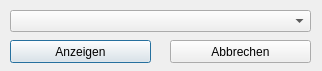
<?xml version="1.0" encoding="UTF-8"?>
<ui version="4.0">
 <class>view_exam_dialog</class>
 <widget class="QDialog" name="view_exam_dialog">
  <property name="geometry">
   <rect>
    <x>0</x>
    <y>0</y>
    <width>322</width>
    <height>71</height>
   </rect>
  </property>
  <property name="windowTitle">
   <string>Klausur ansehen</string>
  </property>
  <widget class="QComboBox" name="select_exam_box">
   <property name="geometry">
    <rect>
     <x>10</x>
     <y>10</y>
     <width>301</width>
     <height>22</height>
    </rect>
   </property>
  </widget>
  <widget class="QPushButton" name="view_button">
   <property name="geometry">
    <rect>
     <x>10</x>
     <y>40</y>
     <width>141</width>
     <height>23</height>
    </rect>
   </property>
   <property name="text">
    <string>Anzeigen</string>
   </property>
  </widget>
  <widget class="QPushButton" name="exit_button">
   <property name="geometry">
    <rect>
     <x>170</x>
     <y>40</y>
     <width>141</width>
     <height>23</height>
    </rect>
   </property>
   <property name="text">
    <string>Abbrechen</string>
   </property>
  </widget>
 </widget>
 <resources/>
 <connections>
  <connection>
   <sender>exit_button</sender>
   <signal>clicked()</signal>
   <receiver>view_exam_dialog</receiver>
   <slot>close()</slot>
   <hints>
    <hint type="sourcelabel">
     <x>240</x>
     <y>311</y>
    </hint>
    <hint type="destinationlabel">
     <x>160</x>
     <y>162</y>
    </hint>
   </hints>
  </connection>
 </connections>
</ui>
